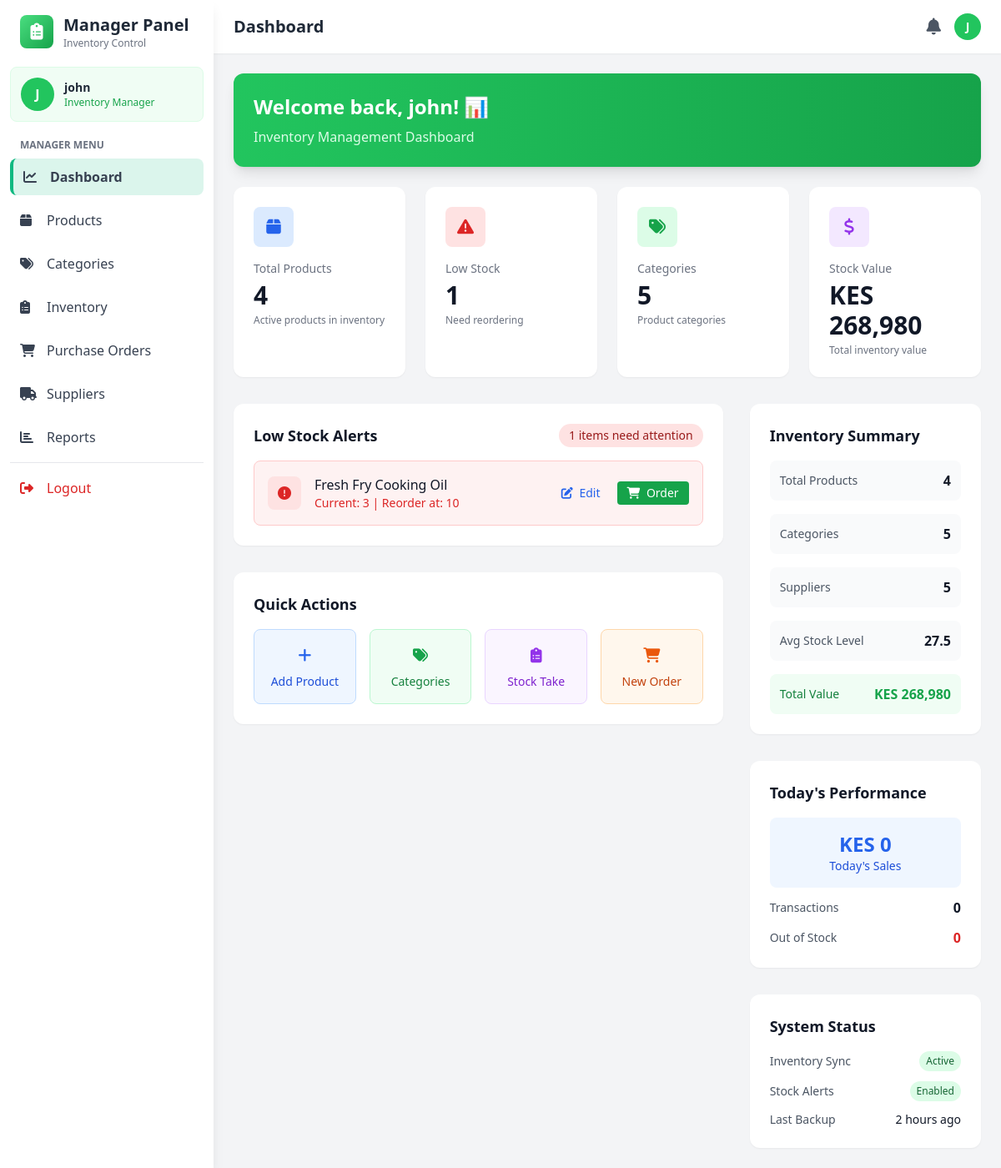
The app's page /manager/dashboard (signed in), older data.
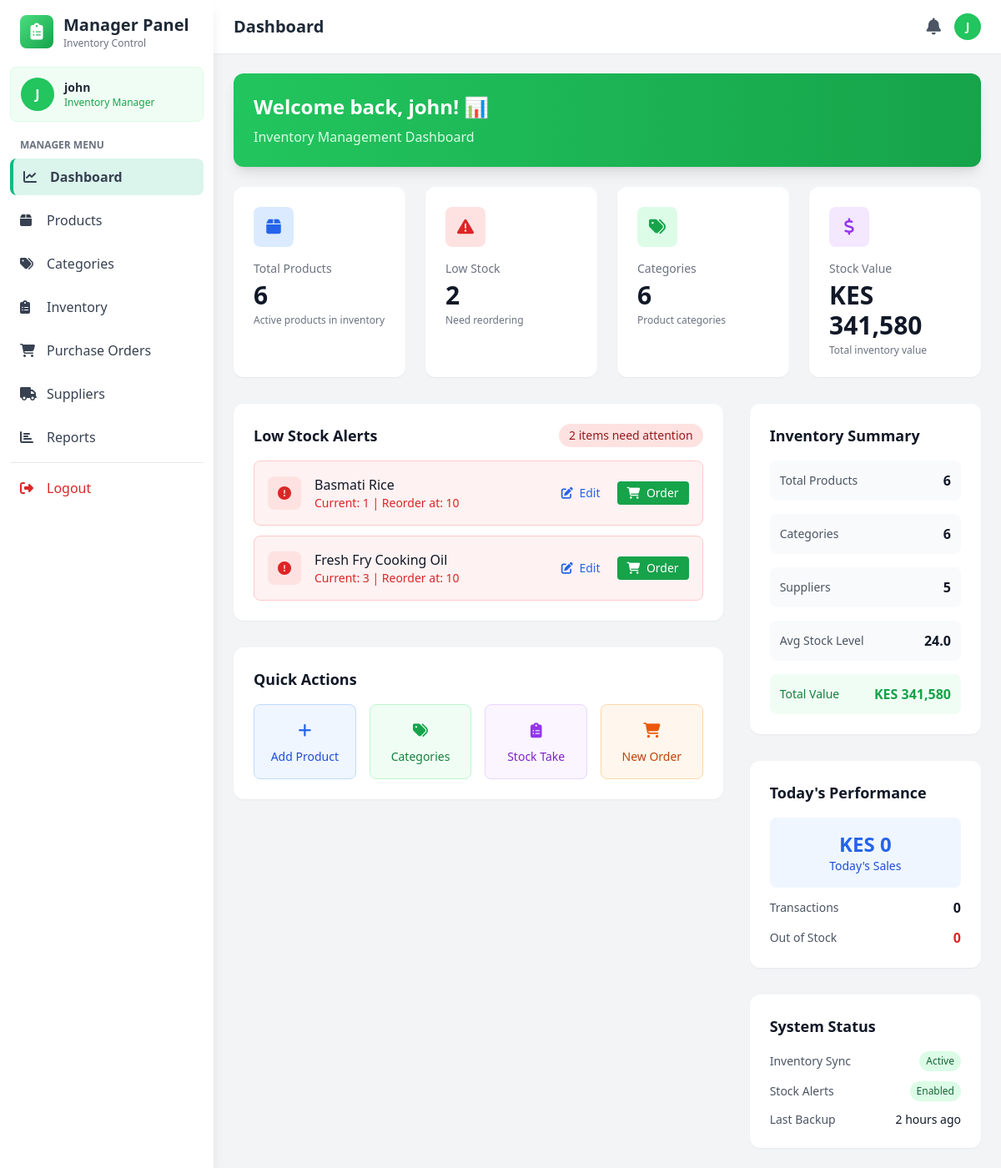
The same page, newer data.
### models.py (models this page shows, shortened)
class Product(db.Model):
    __tablename__ = 'products'
    id = db.Column(db.Integer, primary_key=True)
    name = db.Column(db.String(200), nullable=False)
    sku = db.Column(db.String(50), unique=True, nullable=False)  # Stock code
    description = db.Column(db.Text)
    cost_price = db.Column(db.Float, nullable=False)
    selling_price = db.Column(db.Float, nullable=False)
    quantity = db.Column(db.Integer, default=0)
    reorder_level = db.Column(db.Integer, default=10)
    category_id = db.Column(db.Integer, db.ForeignKey('categories.id'), nullable=False)
    supplier_id = db.Column(db.Integer, db.ForeignKey('suppliers.id'), nullable=False)
    created_at = db.Column(db.DateTime, default=datetime.utcnow)
    updated_at = db.Column(db.DateTime, default=datetime.utcnow, onupdate=datetime.utcnow)
    is_active = db.Column(db.Boolean, default=True)
    image_url = db.Column(db.String(500))  # For Cloudinary image URLs
    unit = db.Column(db.String(50), default='piece')  # piece, kg, liter, pack, box, etc.
    category = db.relationship('Category', backref='products')
    supplier = db.relationship('Supplier', backref='products')

### app.py (the view)
@app.route('/manager/dashboard')
@login_required
def manager_dashboard():
    if current_user.role != 'manager':
        flash('Access denied. Manager only.', 'danger')
        return redirect(url_for('index'))
    notifications = Notification.query.filter_by(user_id=current_user.id)\
        .order_by(Notification.created_at.desc())\
        .limit(10).all()
    total_products = Product.query.count()
    total_categories = Category.query.count()
    total_suppliers = Supplier.query.count()
    low_stock_products = Product.query.filter(
        Product.quantity <= Product.reorder_level
    ).all()
    out_of_stock_products = Product.query.filter(Product.quantity == 0).all()
    products = Product.query.all()
    total_stock_value = sum(product.cost_price * product.quantity for product in products)
    average_stock_level = sum(product.quantity for product in products) / len(products) if products else 0
    recent_movements = StockMovement.query.order_by(StockMovement.timestamp.desc()).limit(10).all()
    from datetime import datetime, date
    today_sales = Sale.query.filter(db.func.date(Sale.sale_date) == date.today()).all()
    today_sales_total = sum(sale.total_amount for sale in today_sales)
    return render_template('manager/manager.html',
                         notifications=notifications,  # Add this line
                         total_products=total_products,
                         total_categories=total_categories,
                         total_suppliers=total_suppliers,
                         low_stock_products=low_stock_products,
                         low_stock_count=len(low_stock_products),
                         out_of_stock_count=len(out_of_stock_products),
                         total_stock_value=total_stock_value,
                         average_stock_level=round(average_stock_level, 1),
                         recent_movements=recent_movements,
                         today_sales_total=today_sales_total,
                         today_sales_count=len(today_sales))

### app.py (called while the page is built)
@login_manager.user_loader
def load_user(user_id):
    return User.query.get(int(user_id))

### templates/manager/manager.html (shortened to what the changed rows need)
<!DOCTYPE html>
<html lang="en">
<head>
    <script src="https://cdn.tailwindcss.com"></script>
    <link rel="stylesheet" href="https://cdnjs.cloudflare.com/ajax/libs/font-awesome/6.4.0/css/all.min.css">
</head>
<body class="bg-gray-100">
    <aside class="fixed top-0 left-0 z-40 w-64 h-screen bg-white shadow-lg">
        <div class="h-full px-3 py-4 overflow-y-auto">
            <div class="flex items-center mb-5 px-3">
                <div class="ml-3">
                    <h2 class="text-xl font-bold text-gray-800">Manager Panel</h2>
                </div>
            </div>
        </div>
    </aside>
    <div class="ml-64">
        <header class="bg-white shadow-sm sticky top-0 z-30">
            <div class="flex items-center justify-between px-6 py-4">
                <h1 id="pageTitle" class="text-xl font-semibold text-gray-800">Dashboard</h1>
            </div>
        </header>
        <main class="p-6">
            <div id="dashboard-section" class="content-section active">
                <div class="bg-gradient-to-r from-green-500 to-green-600 rounded-xl shadow-lg p-6 text-white mb-6">
                    <h2 class="text-2xl font-bold mb-2">Welcome back, {{ current_user.username }}! 📊</h2>
                </div>
                <div class="grid grid-cols-1 md:grid-cols-4 gap-6 mb-8">
                    <div class="bg-white rounded-xl shadow-sm p-6 hover:shadow-md transition">
                        <div class="w-12 h-12 bg-blue-100 rounded-lg flex items-center justify-center mb-4">
                            <i class="fas fa-box text-blue-600 text-xl"></i>
                        </div>
                        <h3 class="text-gray-500 text-sm mb-1">Total Products</h3>
                        <p class="text-3xl font-bold text-gray-900">{{ total_products }}</p>
                        <p class="text-xs text-gray-500 mt-1">Active products in inventory</p>
                    </div>
                    <div class="bg-white rounded-xl shadow-sm p-6 hover:shadow-md transition">
                        <div class="w-12 h-12 bg-red-100 rounded-lg flex items-center justify-center mb-4">
                            <i class="fas fa-exclamation-triangle text-red-600 text-xl"></i>
                        </div>
                        <h3 class="text-gray-500 text-sm mb-1">Low Stock</h3>
                        <p class="text-3xl font-bold text-gray-900">{{ low_stock_count }}</p>
                        <p class="text-xs text-gray-500 mt-1">Need reordering</p>
                    </div>
                    <div class="bg-white rounded-xl shadow-sm p-6 hover:shadow-md transition">
                        <div class="w-12 h-12 bg-green-100 rounded-lg flex items-center justify-center mb-4">
                            <i class="fas fa-tags text-green-600 text-xl"></i>
                        </div>
                        <h3 class="text-gray-500 text-sm mb-1">Categories</h3>
                        <p class="text-3xl font-bold text-gray-900">{{ total_categories }}</p>
                        <p class="text-xs text-gray-500 mt-1">Product categories</p>
                    </div>
                    <div class="bg-white rounded-xl shadow-sm p-6 hover:shadow-md transition">
                        <div class="w-12 h-12 bg-purple-100 rounded-lg flex items-center justify-center mb-4">
                            <i class="fas fa-dollar-sign text-purple-600 text-xl"></i>
                        </div>
                        <h3 class="text-gray-500 text-sm mb-1">Stock Value</h3>
                        <p class="text-3xl font-bold text-gray-900">KES {{ "{:,.0f}".format(total_stock_value) }}</p>
                        <p class="text-xs text-gray-500 mt-1">Total inventory value</p>
                    </div>
                </div>
                <div class="grid grid-cols-1 lg:grid-cols-3 gap-8">
                    <div class="lg:col-span-2 space-y-8">
                        <div class="bg-white rounded-xl shadow-sm p-6">
                            <div class="flex items-center justify-between mb-4">
                                <h3 class="text-lg font-semibold text-gray-900">Low Stock Alerts</h3>
                                {% if low_stock_count > 0 %}
                                <span class="bg-red-100 text-red-800 text-sm px-3 py-1 rounded-full font-medium">
                                    {{ low_stock_count }} items need attention
                                </span>
                                {% endif %}
                            </div>
                            <div class="space-y-3">
                                {% if low_stock_products %}
                                {% for product in low_stock_products %}
                                <div
                                    class="flex items-center justify-between p-4 bg-red-50 rounded-lg border border-red-200">
                                    <div class="flex items-center space-x-4">
                                        <div class="w-10 h-10 bg-red-100 rounded-lg flex items-center justify-center">
                                            <i class="fas fa-exclamation-circle text-red-600"></i>
                                        </div>
                                        <div>
                                            <p class="font-medium text-gray-900">{{ product.name }}</p>
                                            <p class="text-sm text-red-600">
                                                Current: {{ product.quantity }} | Reorder at: {{ product.reorder_level
                                                }}
                                            </p>
                                        </div>
                                    </div>
                                    <div class="flex space-x-2">
                                        <button onclick="editProduct('{{ product.id }}')"
                                            class="text-blue-600 hover:text-blue-800 px-3 py-1 rounded text-sm font-medium">
                                            <i class="fas fa-edit mr-1"></i> Edit
                                        </button>
                                        <button
                                            onclick="createOrder('{{ product.id }}', '{{ product.name }}', '{{ product.supplier_id }}')"
                                            class="bg-green-600 hover:bg-green-700 text-white px-3 py-1 rounded text-sm font-medium">
                                            <i class="fas fa-shopping-cart mr-1"></i> Order
                                        </button>
                                    </div>
                                </div>
                                {% endfor %}
                                {% else %}
                                <div class="text-center py-8">
                                    <i class="fas fa-check-circle text-green-500 text-4xl mb-3"></i>
                                    <p class="text-gray-600 font-medium">All products are well stocked!</p>
                                    <p class="text-sm text-gray-500 mt-1">No low stock alerts at this time</p>
                                </div>
                                {% endif %}
                            </div>
                        </div>
                    </div>
                    <div class="space-y-8">
                        <div class="bg-white rounded-xl shadow-sm p-6">
                            <div class="space-y-4">
                                <div class="flex justify-between items-center p-3 bg-gray-50 rounded-lg">
                                    <span class="text-sm text-gray-600">Total Products</span>
                                    <span class="font-bold text-gray-900">{{ total_products }}</span>
                                </div>
                                <div class="flex justify-between items-center p-3 bg-gray-50 rounded-lg">
                                    <span class="text-sm text-gray-600">Categories</span>
                                    <span class="font-bold text-gray-900">{{ total_categories }}</span>
                                </div>
                                <div class="flex justify-between items-center p-3 bg-gray-50 rounded-lg">
                                    <span class="text-sm text-gray-600">Avg Stock Level</span>
                                    <span class="font-bold text-gray-900">{{ average_stock_level }}</span>
                                </div>
                                <div class="flex justify-between items-center p-3 bg-green-50 rounded-lg">
                                    <span class="text-sm text-green-700">Total Value</span>
                                    <span class="font-bold text-green-600">KES {{ "{:,.0f}".format(total_stock_value)
                                        }}</span>
                                </div>
                            </div>
                        </div>
                    </div>
                </div>
            </div>
        </main>
    </div>
</body>
</html>

Row changes from the older to the newer data that the page shows:
now on this page (row edited): Product: name "Basmati Rice", quantity "1", reorder_level "10"
Text that changed along with them:
{{ total_products }}: "4" → "6"
{{ low_stock_count }}: "1" → "2"
{{ total_categories }}: "5" → "6"
{{ "{:,.0f}".format(total_stock_value) }}: "268,980" → "341,580"
{{ average_stock_level }}: "27.5" → "24.0"
